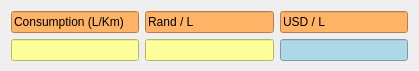
       <widget class="QWidget" name="layoutWidget">
        <property name="geometry">
         <rect>
          <x>710</x>
          <y>2070</y>
          <width>419</width>
          <height>63</height>
         </rect>
        </property>
        <layout class="QHBoxLayout" name="operatingCosts2">
         <property name="bottomMargin">
          <number>10</number>
         </property>
         <item>
          <layout class="QVBoxLayout" name="verticalLayout_20">
           <item>
            <widget class="QLineEdit" name="lineEdit_46">
             <property name="styleSheet">
              <string notr="true">QLineEdit {
    background-color: #FFB366;  /* Pastel Orange */
    color: #000000;             /* Text Color */
}
</string>
             </property>
             <property name="text">
              <string>Consumption (L/Km)</string>
             </property>
             <property name="readOnly">
              <bool>true</bool>
             </property>
            </widget>
           </item>
           <item>
            <widget class="QLineEdit" name="lineEdit_47">
             <property name="styleSheet">
              <string notr="true">QLineEdit {
    background-color: #FFFF99;
    color: #000000;
}
</string>
             </property>
            </widget>
           </item>
          </layout>
         </item>
         <item>
          <layout class="QVBoxLayout" name="verticalLayout_21">
           <item>
            <widget class="QLineEdit" name="lineEdit_50">
             <property name="styleSheet">
              <string notr="true">QLineEdit {
    background-color: #FFB366;  /* Pastel Orange */
    color: #000000;             /* Text Color */
}
</string>
             </property>
             <property name="text">
              <string>Rand / L</string>
             </property>
             <property name="readOnly">
              <bool>true</bool>
             </property>
            </widget>
           </item>
           <item>
            <widget class="QLineEdit" name="lineEdit_51">
             <property name="styleSheet">
              <string notr="true">QLineEdit {
    background-color: #FFFF99;
    color: #000000;
}
</string>
             </property>
            </widget>
           </item>
          </layout>
         </item>
         <item>
          <layout class="QVBoxLayout" name="verticalLayout_22">
           <item>
            <widget class="QLineEdit" name="lineEdit_52">
             <property name="styleSheet">
              <string notr="true">QLineEdit {
    background-color: #FFB366;  /* Pastel Orange */
    color: #000000;             /* Text Color */
}
</string>
             </property>
             <property name="text">
              <string>USD / L</string>
             </property>
             <property name="readOnly">
              <bool>true</bool>
             </property>
            </widget>
           </item>
           <item>
            <widget class="QLineEdit" name="lineEdit_53">
             <property name="styleSheet">
              <string notr="true">QLineEdit {
    background-color: #ADD8E6;
    color: #000000;
}
</string>
             </property>
             <property name="readOnly">
              <bool>true</bool>
             </property>
            </widget>
           </item>
          </layout>
         </item>
        </layout>
       </widget>
